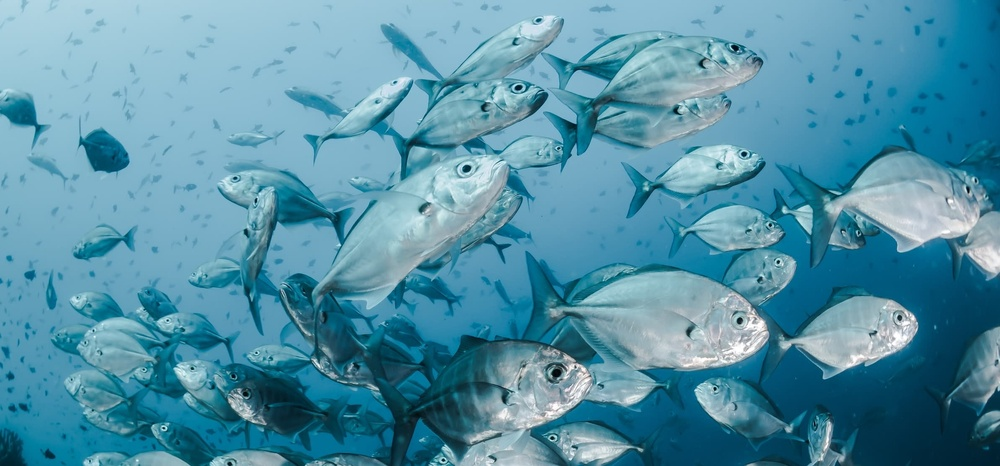
#> input picture Hoc_OpenCV/Chuong_4/fish.jpg, 1000 x 466 px, shrunk from 2386 x 1113 before the run
$ python '4.1_(Translation).py'
#> lines starting #> are read from the running program, lines starting #| are printed output that depends on the picture
import cv2 as cv
import numpy as np

img = cv.imread('fish.jpg') # Đảm bảo bạn có file ảnh 'fish.jpg' hoặc thay bằng ảnh khác
#> img is the input picture: shape (466, 1000, 3); mean B, G, R 166.4, 144.8, 83.2
h, w = img.shape[:2]
#> h = 466; w = 1000

# Dịch chuyển ảnh: x = 100 pixel, y = 50 pixel
x, y = 100, 50
# Tạo ma trận dịch chuyển [[1, 0, x], [0, 1, y]]
M = np.float32([[1, 0, x], [0, 1, y]])

# Áp dụng biến đổi
shifted = cv.warpAffine(img, M, (w, h))
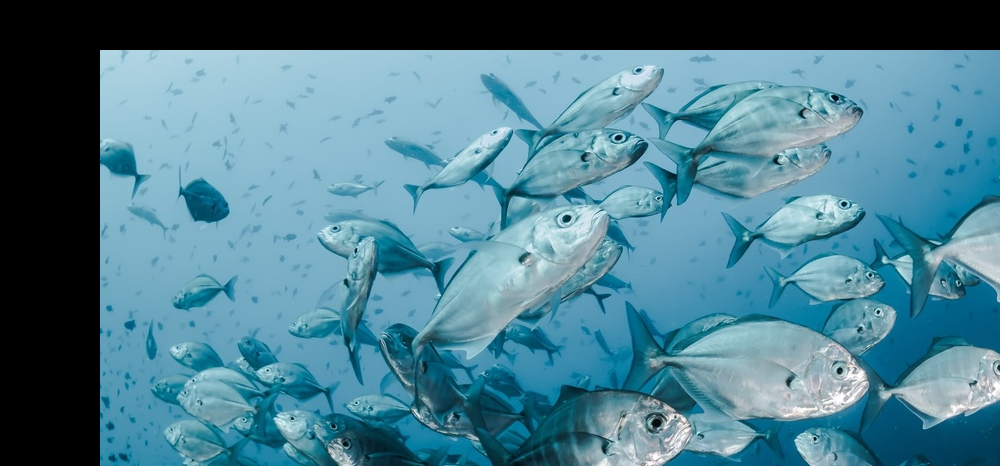
#> shifted: shape (466, 1000, 3); mean B, G, R 140.7, 123.9, 75.5

cv.imshow('window', shifted)
cv.waitKey(0)
cv.destroyAllWindows()
